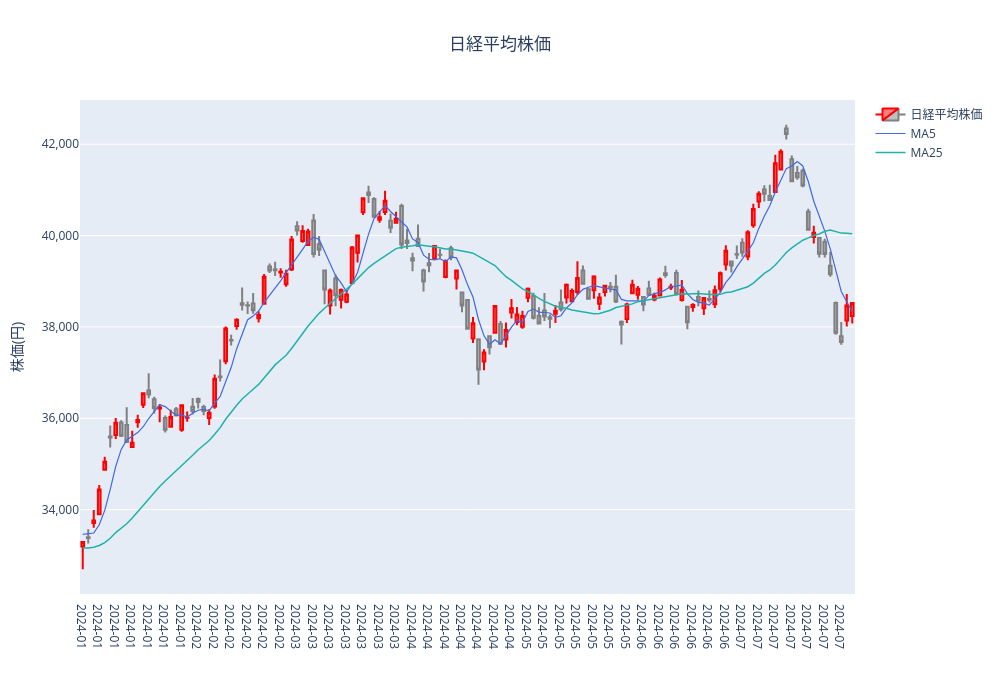

The notebook cell saved with this chart:
### Code cell
name = "Nikkei 225"
code = "^N225"

# チャート表示開始日
display_start_date = dt.datetime(2023, 1, 1)
# データ取得終了日(現在の日付を取得)
end_date = dt.datetime(2024, 7, 31)
# データ取得開始日
start_date = display_start_date - dt.timedelta(days=300)

### Nikkei 225 (^N225)
df = get_market_data.get_data_from_yfinance(code, start=start_date.strftime('%Y-%m-%d'), end=end_date.strftime('%Y-%m-%d'))
if isinstance(df.columns, pd.MultiIndex):
    df = df.droplevel(level=1, axis=1)
close = df['Close']

df["ma5"] = ta.SMA(close, timeperiod=5)
df["ma25"] = ta.SMA(close, timeperiod=25)

# チャートに表示する期間
rdf = df[dt.datetime(2024, 1, 1):end_date]
# インデクスを文字列型に
rdf.index = pd.to_datetime(rdf.index).strftime('%Y-%m-%d')

# ハッシュ形式でレイアウトを指定 ----(1)
layout = {
    "height": 700,
    "width": 1000,
    "title": { "text": "日経平均株価", "x": 0.5 },
    "xaxis": { "rangeslider": { "visible": False }, "type": "category" },
    "yaxis1": { "domain": [.05, 1.0], "title": "株価(円)", "side": "left", "tickformat": "," },
    "yaxis2": { "domain": [.0, .05] },
}

# ローソク足や移動平均のデータをplotly.graph_objsライブラリのメソッドで用意 ----(2)
data = [
    go.Candlestick(yaxis="y1", x=rdf.index,
        open=rdf['Open'],
        high=rdf['High'],
        low=rdf['Low'],
        close=rdf['Close'],
        increasing_line_color='red',
        decreasing_line_color='gray',
        name="日経平均株価",
    ),
    go.Scatter(
        yaxis="y1",
        x=rdf.index,
        y=rdf['ma5'],
        name='MA5',
        line=dict(color='royalblue', width=1.2),
        
    ),
    go.Scatter(
        yaxis="y1",
        x=rdf.index,
        y=rdf['ma25'],
        name='MA25',
        line=dict(color='lightseagreen', width=1.5),
    )
]

# レイアウトの修正や表示 ----(3)
fig = go.Figure(data=data, layout=go.Layout(layout))

# 日付表示　スペース的に全部は表示できないので1/3にして表示
fig.update_layout({
    "xaxis": {
        "showgrid": False,
        "tickvals": rdf.index[::3],
        "ticktext": [" {}-{} ".format(x.split("-")[0], x.split("-")[1]) for x in rdf.index[::3]],
    }
})

# グラフを表示
fig.show()

### Figure 1 — Plotly figure (JSON) as saved in the notebook; plotly's stock layout.template omitted (floating-point values rounded to 4 significant figures; data arrays with more than 128 entries replaced by an {"elided": "..."} marker saying what was removed)
{"data": [{"close": {"elided": "141 float values"}, "decreasing": {"line": {"color": "gray"}}, "high": {"elided": "141 float values"}, "increasing": {"line": {"color": "red"}}, "low": {"elided": "141 float values"}, "name": "日経平均株価", "open": {"elided": "141 float values"}, "type": "candlestick", "x": {"elided": "141 str values"}, "yaxis": "y"}, {"line": {"color": "royalblue", "width": 1.2}, "name": "MA5", "type": "scatter", "x": {"elided": "141 str values"}, "y": {"elided": "141 float values"}, "yaxis": "y"}, {"line": {"color": "lightseagreen", "width": 1.5}, "name": "MA25", "type": "scatter", "x": {"elided": "141 str values"}, "y": {"elided": "141 float values"}, "yaxis": "y"}], "layout": {"height": 700, "title": {"text": "日経平均株価", "x": 0.5}, "width": 1000, "xaxis": {"rangeslider": {"visible": false}, "showgrid": false, "ticktext": [" 2024-01 ", " 2024-01 ", " 2024-01 ", " 2024-01 ", " 2024-01 ", " 2024-01 ", " 2024-01 ", " 2024-02 ", " 2024-02 ", " 2024-02 ", " 2024-02 ", " 2024-02 ", " 2024-02 ", " 2024-03 ", " 2024-03 ", " 2024-03 ", " 2024-03 ", " 2024-03 ", " 2024-03 ", " 2024-03 ", " 2024-04 ", " 2024-04 ", " 2024-04 ", " 2024-04 ", " 2024-04 ", " 2024-04 ", " 2024-04 ", " 2024-05 ", " 2024-05 ", " 2024-05 ", " 2024-05 ", " 2024-05 ", " 2024-05 ", " 2024-05 ", " 2024-06 ", " 2024-06 ", " 2024-06 ", " 2024-06 ", " 2024-06 ", " 2024-06 ", " 2024-07 ", " 2024-07 ", " 2024-07 ", " 2024-07 ", " 2024-07 ", " 2024-07 ", " 2024-07 "], "tickvals": ["2024-01-04", "2024-01-10", "2024-01-15", "2024-01-18", "2024-01-23", "2024-01-26", "2024-01-31", "2024-02-05", "2024-02-08", "2024-02-14", "2024-02-19", "2024-02-22", "2024-02-28", "2024-03-04", "2024-03-07", "2024-03-12", "2024-03-15", "2024-03-21", "2024-03-26", "2024-03-29", "2024-04-03", "2024-04-08", "2024-04-11", "2024-04-16", "2024-04-19", "2024-04-24", "2024-04-30", "2024-05-07", "2024-05-10", "2024-05-15", "2024-05-20", "2024-05-23", "2024-05-28", "2024-05-31", "2024-06-05", "2024-06-10", "2024-06-13", "2024-06-18", "2024-06-21", "2024-06-26", "2024-07-01", "2024-07-04", "2024-07-09", "2024-07-12", "2024-07-18", "2024-07-23", "2024-07-26"], "type": "category"}, "yaxis": {"domain": [0.05, 1], "side": "left", "tickformat": ",", "title": {"text": "株価(円)"}}, "yaxis2": {"domain": [0, 0.05]}}}
